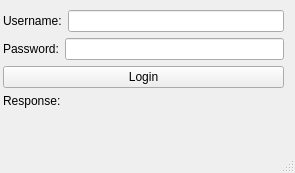
<?xml version="1.0" encoding="UTF-8"?>
<ui version="4.0">
 <class>bank_client</class>
 <widget class="QMainWindow" name="bank_client">
  <property name="geometry">
   <rect>
    <x>0</x>
    <y>0</y>
    <width>295</width>
    <height>173</height>
   </rect>
  </property>
  <property name="windowTitle">
   <string>bank_client</string>
  </property>
  <widget class="QWidget" name="centralwidget">
   <widget class="QWidget" name="">
    <property name="geometry">
     <rect>
      <x>3</x>
      <y>10</y>
      <width>281</width>
      <height>116</height>
     </rect>
    </property>
    <layout class="QVBoxLayout" name="verticalLayout_2">
     <item>
      <layout class="QVBoxLayout" name="verticalLayout">
       <item>
        <layout class="QHBoxLayout" name="horizontalLayout">
         <item>
          <widget class="QLabel" name="label_Username">
           <property name="text">
            <string>Username:</string>
           </property>
          </widget>
         </item>
         <item>
          <widget class="QLineEdit" name="lineEdit_Username"/>
         </item>
        </layout>
       </item>
       <item>
        <layout class="QHBoxLayout" name="horizontalLayout_2">
         <item>
          <widget class="QLabel" name="label_Password">
           <property name="text">
            <string>Password:</string>
           </property>
          </widget>
         </item>
         <item>
          <widget class="QLineEdit" name="lineEdit_Password"/>
         </item>
        </layout>
       </item>
       <item>
        <widget class="QPushButton" name="pushButton_login">
         <property name="text">
          <string>Login</string>
         </property>
        </widget>
       </item>
      </layout>
     </item>
     <item>
      <layout class="QFormLayout" name="formLayout">
       <item row="0" column="0">
        <widget class="QLabel" name="label_response">
         <property name="text">
          <string>Response:</string>
         </property>
        </widget>
       </item>
       <item row="0" column="1">
        <widget class="QLabel" name="label_view_server">
         <property name="text">
          <string/>
         </property>
        </widget>
       </item>
      </layout>
     </item>
    </layout>
   </widget>
  </widget>
  <widget class="QMenuBar" name="menubar">
   <property name="geometry">
    <rect>
     <x>0</x>
     <y>0</y>
     <width>295</width>
     <height>21</height>
    </rect>
   </property>
  </widget>
  <widget class="QStatusBar" name="statusbar"/>
 </widget>
 <resources/>
 <connections/>
</ui>
